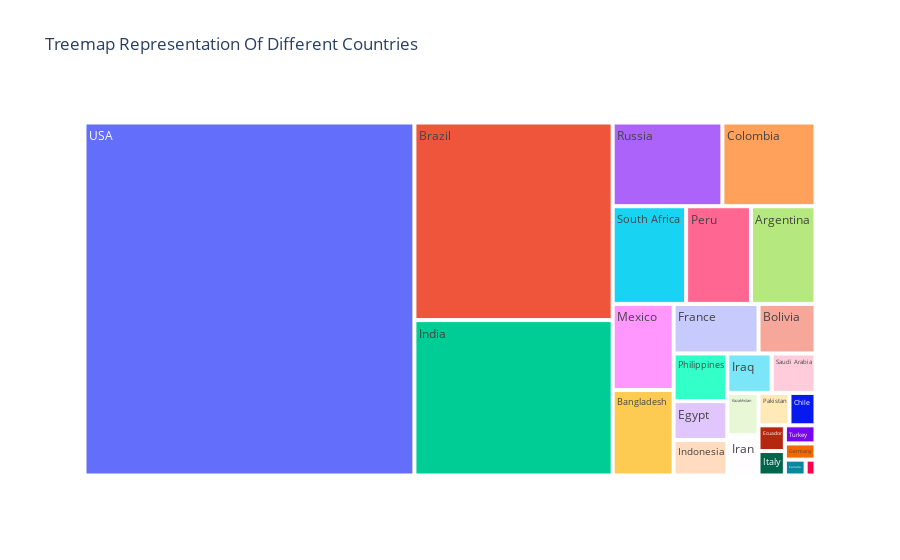

The notebook cell saved with this chart:
### Code cell
fig.show()

### Figure 1 — Plotly figure (JSON) as saved in the notebook; plotly's stock layout.template omitted (floating-point values rounded to 4 significant figures)
{"data": [{"branchvalues": "total", "domain": {"x": [0, 1], "y": [0, 1]}, "hovertemplate": "labels=%{label}<br>ActiveCases=%{value}<br>parent=%{parent}<br>id=%{id}<extra></extra>", "ids": ["Argentina", "Bangladesh", "Bolivia", "Brazil", "Canada", "Chile", "Colombia", "Ecuador", "Egypt", "France", "Germany", "India", "Indonesia", "Iran", "Iraq", "Italy", "Kazakhstan", "Mexico", "Pakistan", "Peru", "Philippines", "Qatar", "Russia", "Saudi Arabia", "South Africa", "Spain", "Sweden", "Turkey", "UK", "USA"], "labels": ["Argentina", "Bangladesh", "Bolivia", "Brazil", "Canada", "Chile", "Colombia", "Ecuador", "Egypt", "France", "Germany", "India", "Indonesia", "Iran", "Iraq", "Italy", "Kazakhstan", "Mexico", "Pakistan", "Peru", "Philippines", "Qatar", "Russia", "Saudi Arabia", "South Africa", "Spain", "Sweden", "Turkey", "UK", "USA"], "name": "", "parents": ["", "", "", "", "", "", "", "", "", "", "", "", "", "", "", "", "", "", "", "", "", "", "", "", "", "", "", "", "", ""], "type": "treemap", "values": [124092, 102521, 55585, 771258, 6489, 16614, 153416, 13342, 41157, 82861, 9758, 606387, 37587, 24678, 34417, 12694, 26013, 103325, 19770, 124648, 50473, 3083, 180931, 34082, 141264, 0, 0, 10921, 0, 2292707]}], "layout": {"legend": {"tracegroupgap": 0}, "title": {"text": "Treemap Representation Of Different Countries"}}}
